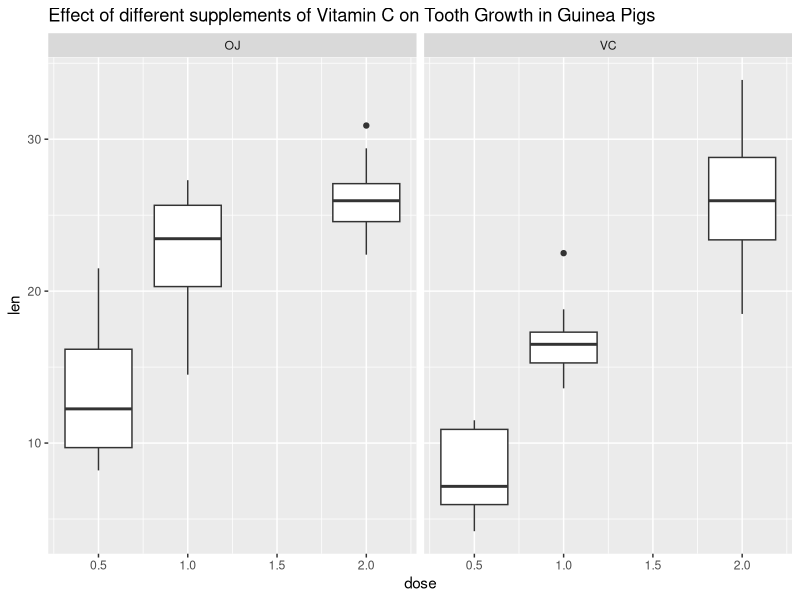

Write R code to recreate this figure.
## ---- chunk 1
knitr::opts_chunk$set(echo = TRUE)
## ---- chunk 2
summary(ToothGrowth)
## ---- chunk 3
library(ggplot2)
ggplot(data = ToothGrowth, aes(dose, len ) ) + 
  geom_boxplot(mapping=aes(group=dose) ) + 
  facet_wrap(~ supp, nrow=1) +
  labs(title="Effect of different supplements of Vitamin C on Tooth Growth in Guinea Pigs")
## ---- chunk 4
library(dplyr)
oj_0_5 <- filter(ToothGrowth ,supp=="OJ" , dose==0.5)$len
vc_0_5 <-filter(ToothGrowth ,supp=="VC" , dose==0.5)$len
t.test(oj_0_5 - vc_0_5 , paired = FALSE)
## ---- chunk 5
oj_1 <- filter(ToothGrowth ,supp=="OJ" , dose==1)$len
vc_1 <-filter(ToothGrowth ,supp=="VC" , dose==1)$len
t.test(oj_1 - vc_1 , paired = FALSE)
## ---- chunk 6
oj_2 <- filter(ToothGrowth ,supp=="OJ" , dose==2)$len
vc_2 <-filter(ToothGrowth ,supp=="VC" , dose==2)$len
t.test(oj_2 - vc_2 , paired = FALSE)
